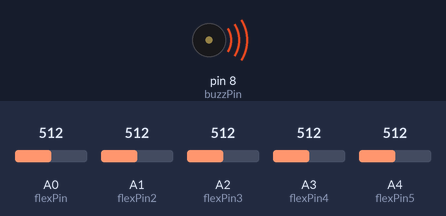
This sketch was run on a simulated Arduino Uno, built with avr-gcc and run on an emulated ATmega328P. Shown: buzzer (waves = sounding). The test bench sets the inputs (shaded band); at power-on: A4 (flexPin5) = 512, A0 (flexPin) = 512, A1 (flexPin2) = 512, A2 (flexPin3) = 512, A3 (flexPin4) = 512.

Above: at 1.2 s.
1.3 s: A4 (flexPin5) set to 245
2.8 s: A4 (flexPin5) set to 212
Timing chart, 0 to 10.6 s (numbered marks = the images above; inputs shaded):
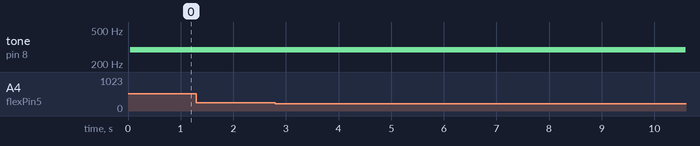

The sketch:

flex.ino
```cpp
//Constants:
const int duration = 500;
const int buzzPin = 8;   //pin 3 has PWM funtion
const int buzzTime = 5;

//Assigning pins for each flex sensor
const int flexPin = A0;
const int flexPin2 = A1;
const int flexPin3 = A2;
const int flexPin4 = A3;
const int flexPin5 = A4;

//Variables: Save Analog Values for each flex sensor
int value;
int value2;
int value3;
int value4;
int value5;

void setup(){

  pinMode(buzzPin, OUTPUT);  //Set pin 8 as 'output'
  Serial.begin(9600);       //Begin serial communication

}

void loop(){

  value = analogRead(flexPin);
  value2 = analogRead(flexPin2);
  value3 = analogRead(flexPin3);
  value4 = analogRead(flexPin4);
  value5 = analogRead(flexPin5);


  //flex sensor #1
  if (value>300) //the value represents how much the flex sensor is bent. If it's bent enough...
  {
    tone(8,349,duration); //play F4 for duration 500
    delay(buzzTime);

  }
  else
  {
    noTone(buzzPin);
  }


  //flex sensor #2
  if (value2>250)
  {
    tone(8,392,duration);
    delay(buzzTime);

  }
  else
  {
    noTone(buzzPin);
  }

  //flex sensor #3
  if (value3>250)
  {
    tone(8,262,duration);
    delay(buzzTime);

  }
  else
  {
    noTone(buzzPin);
  }

  //flex sensor #4
  if (value4>250)
  {
    tone(8,330,duration);
    delay(buzzTime);

  }
  else
  {
    noTone(buzzPin);
  }

  //flex sensor #5
  if (value5>230)
  {
    tone(8,294,duration);
    delay(buzzTime);

  }
  else
  {
    noTone(buzzPin);
  }

}
```

Measured:
- after the input at 1.3 s, tone on pin 8 (buzzPin): stays 294 Hz (without the input it goes to 349 Hz after 1.5 s)
- after the input at 2.8 s, tone on pin 8 (buzzPin): 294 Hz → silent after 7.8 s
